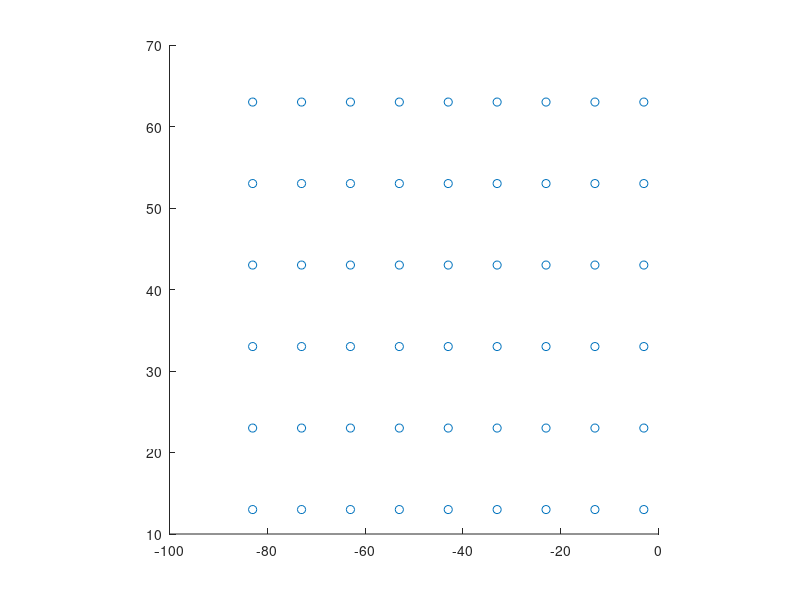

Recreate this plot in MATLAB. (Note: this script raises an error after producing the figure.)
% bounding box for the atlantic ocean
step_size = 10;
bounds = round([-83.2,13.3,2.4,64.7]);

Xs = bounds(1):step_size:bounds(3);
Ys = bounds(2):step_size:bounds(4);
clear step_size; clear bounds;
[~, xLen] = size(Xs);
[~, yLen] = size(Ys);

% generate coordinates based on bounding box
[p,q] = meshgrid(Xs, Ys);
coordinates = [p(:) q(:)];
% clear p; clear q;

scatter(coordinates(:,1), coordinates(:,2))
axis square

% create set of nodes
n = xLen * yLen;
nodeList = (1:n)';
nodeMatrix = [nodeList coordinates];
adjMat = adj_matrix(nodeMatrix);

hold off

p = rand(10,2);
labels = cellstr( num2str((1:n)') );  %' # labels correspond to their order
scatter(coordinates(:,1), coordinates(:,2))
text(coordinates(:,1), coordinates(:,2), labels, 'VerticalAlignment','bottom','HorizontalAlignment','right')